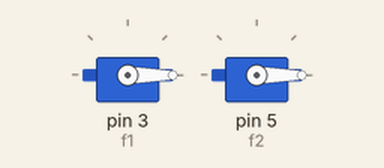
Recording of a sketch running on a simulated Arduino Uno, built with avr-gcc and run on an emulated ATmega328P. Parts: 2 × servo.

Above: at 0.05 s.
At 0.4 s:
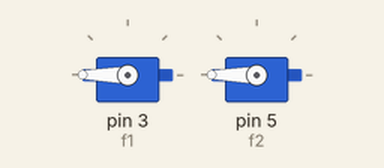
At 0.75 s:
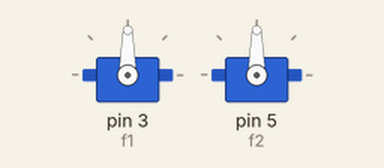
Timing chart, 0 to 3.0 s (numbered marks = the images above):
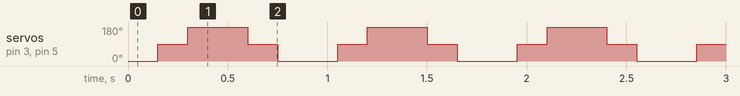

The sketch:

NukeServo.ino
```cpp
#include <Servo.h>
Servo f1;
Servo f2;

int pos = 0;
void setup()
{
  f1.attach(3);
  f2.attach(5);
}

void loop()
{
 for (pos = 0; pos <= 180; pos += 90)
  {
   f1.write(pos);
   f2.write(pos);
   delay(150);
   }
 for (pos = 180; pos >= 0; pos -= 90)
  {
   f1.write(pos);
   f2.write(pos);
   delay(150);
  }
}
```

Measured:
- by itself, servo on pin 3 (f1), servo on pin 5 (f2): repeats every 0.90 s: 180° 0.30 s, 90° 0.15 s, 0° 0.30 s, 90° 0.15 s
